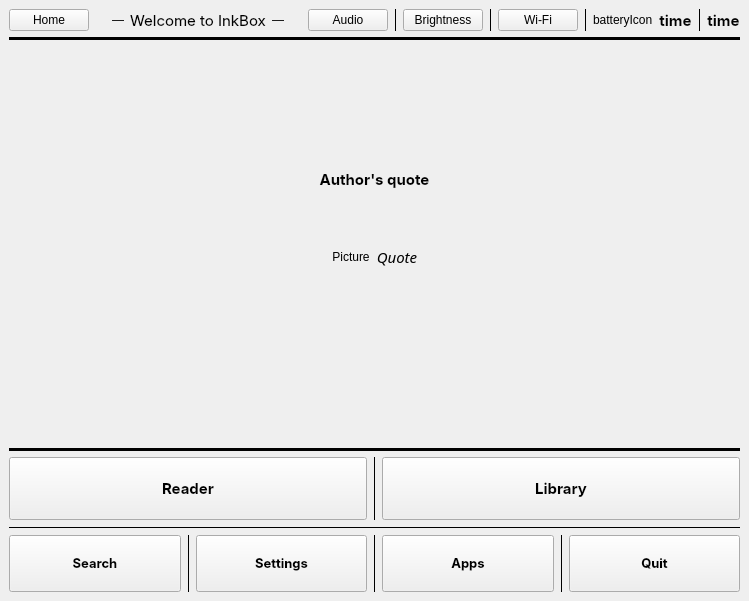
<?xml version="1.0" encoding="UTF-8"?>
<ui version="4.0">
 <class>MainWindow</class>
 <widget class="QMainWindow" name="MainWindow">
  <property name="geometry">
   <rect>
    <x>0</x>
    <y>0</y>
    <width>749</width>
    <height>601</height>
   </rect>
  </property>
  <property name="windowTitle">
   <string>MainWindow</string>
  </property>
  <widget class="QWidget" name="centralwidget">
   <layout class="QVBoxLayout" name="verticalLayout">
    <item>
     <layout class="QGridLayout" name="gridLayout_2">
      <item row="0" column="14">
       <widget class="Line" name="line_9">
        <property name="frameShadow">
         <enum>QFrame::Plain</enum>
        </property>
        <property name="orientation">
         <enum>Qt::Vertical</enum>
        </property>
       </widget>
      </item>
      <item row="0" column="4">
       <widget class="QLabel" name="labelLine_2">
        <property name="text">
         <string>―</string>
        </property>
       </widget>
      </item>
      <item row="0" column="15">
       <widget class="QLabel" name="batteryIcon">
        <property name="text">
         <string>batteryIcon</string>
        </property>
       </widget>
      </item>
      <item row="0" column="0">
       <widget class="QPushButton" name="homeBtn">
        <property name="text">
         <string>Home</string>
        </property>
       </widget>
      </item>
      <item row="0" column="1">
       <spacer name="horizontalSpacer">
        <property name="orientation">
         <enum>Qt::Horizontal</enum>
        </property>
        <property name="sizeHint" stdset="0">
         <size>
          <width>40</width>
          <height>20</height>
         </size>
        </property>
       </spacer>
      </item>
      <item row="0" column="9">
       <widget class="QPushButton" name="brightnessBtn">
        <property name="text">
         <string>Brightness</string>
        </property>
       </widget>
      </item>
      <item row="0" column="11">
       <widget class="Line" name="line_7">
        <property name="frameShadow">
         <enum>QFrame::Plain</enum>
        </property>
        <property name="orientation">
         <enum>Qt::Vertical</enum>
        </property>
       </widget>
      </item>
      <item row="0" column="7">
       <widget class="Line" name="audioLine">
        <property name="frameShadow">
         <enum>QFrame::Plain</enum>
        </property>
        <property name="orientation">
         <enum>Qt::Vertical</enum>
        </property>
       </widget>
      </item>
      <item row="0" column="5">
       <spacer name="horizontalSpacer_2">
        <property name="orientation">
         <enum>Qt::Horizontal</enum>
        </property>
        <property name="sizeHint" stdset="0">
         <size>
          <width>40</width>
          <height>20</height>
         </size>
        </property>
       </spacer>
      </item>
      <item row="0" column="18">
       <widget class="QLabel" name="timeLabel">
        <property name="font">
         <font>
          <family>Inter</family>
          <pointsize>11</pointsize>
          <italic>false</italic>
          <bold>true</bold>
         </font>
        </property>
        <property name="text">
         <string>time</string>
        </property>
        <property name="alignment">
         <set>Qt::AlignCenter</set>
        </property>
       </widget>
      </item>
      <item row="0" column="17">
       <widget class="Line" name="line_8">
        <property name="frameShadow">
         <enum>QFrame::Plain</enum>
        </property>
        <property name="orientation">
         <enum>Qt::Vertical</enum>
        </property>
       </widget>
      </item>
      <item row="0" column="2">
       <widget class="QLabel" name="labelLine_1">
        <property name="text">
         <string>―</string>
        </property>
       </widget>
      </item>
      <item row="0" column="16">
       <widget class="QLabel" name="batteryLabel">
        <property name="font">
         <font>
          <family>Inter</family>
          <pointsize>11</pointsize>
          <italic>false</italic>
          <bold>true</bold>
         </font>
        </property>
        <property name="text">
         <string>time</string>
        </property>
        <property name="alignment">
         <set>Qt::AlignCenter</set>
        </property>
       </widget>
      </item>
      <item row="0" column="13">
       <widget class="QPushButton" name="wifiBtn">
        <property name="text">
         <string>Wi-Fi</string>
        </property>
       </widget>
      </item>
      <item row="0" column="3">
       <widget class="QLabel" name="inkboxLabel">
        <property name="font">
         <font>
          <family>Inter</family>
          <pointsize>11</pointsize>
          <italic>false</italic>
          <bold>false</bold>
         </font>
        </property>
        <property name="text">
         <string>Welcome to InkBox</string>
        </property>
        <property name="alignment">
         <set>Qt::AlignCenter</set>
        </property>
       </widget>
      </item>
      <item row="0" column="6">
       <widget class="QPushButton" name="audioBtn">
        <property name="text">
         <string>Audio</string>
        </property>
       </widget>
      </item>
     </layout>
    </item>
    <item>
     <widget class="Line" name="line_6">
      <property name="frameShadow">
       <enum>QFrame::Plain</enum>
      </property>
      <property name="lineWidth">
       <number>4</number>
      </property>
      <property name="orientation">
       <enum>Qt::Horizontal</enum>
      </property>
     </widget>
    </item>
    <item>
     <widget class="QStackedWidget" name="stackedWidget">
      <property name="currentIndex">
       <number>0</number>
      </property>
      <widget class="QWidget" name="page">
       <layout class="QVBoxLayout" name="verticalLayout_2">
        <property name="leftMargin">
         <number>0</number>
        </property>
        <property name="topMargin">
         <number>0</number>
        </property>
        <property name="rightMargin">
         <number>0</number>
        </property>
        <property name="bottomMargin">
         <number>0</number>
        </property>
        <item>
         <layout class="QGridLayout" name="gridLayout_3">
          <item row="5" column="0">
           <widget class="QStackedWidget" name="homeStackedWidget">
            <property name="currentIndex">
             <number>0</number>
            </property>
            <widget class="QWidget" name="page_5">
             <layout class="QVBoxLayout" name="verticalLayout_6">
              <property name="leftMargin">
               <number>0</number>
              </property>
              <property name="topMargin">
               <number>0</number>
              </property>
              <property name="rightMargin">
               <number>0</number>
              </property>
              <property name="bottomMargin">
               <number>0</number>
              </property>
              <item>
               <layout class="QGridLayout" name="gridLayout_6">
                <item row="1" column="0">
                 <widget class="QLabel" name="quoteHeadingLabel">
                  <property name="font">
                   <font>
                    <family>Inter</family>
                    <pointsize>11</pointsize>
                    <italic>false</italic>
                    <bold>true</bold>
                   </font>
                  </property>
                  <property name="text">
                   <string>Author's quote</string>
                  </property>
                  <property name="alignment">
                   <set>Qt::AlignCenter</set>
                  </property>
                 </widget>
                </item>
                <item row="0" column="0">
                 <spacer name="verticalSpacer_4">
                  <property name="orientation">
                   <enum>Qt::Vertical</enum>
                  </property>
                  <property name="sizeHint" stdset="0">
                   <size>
                    <width>20</width>
                    <height>40</height>
                   </size>
                  </property>
                 </spacer>
                </item>
                <item row="2" column="0">
                 <layout class="QGridLayout" name="gridLayout_4">
                  <property name="bottomMargin">
                   <number>0</number>
                  </property>
                  <item row="1" column="0">
                   <spacer name="horizontalSpacer_3">
                    <property name="orientation">
                     <enum>Qt::Horizontal</enum>
                    </property>
                    <property name="sizeHint" stdset="0">
                     <size>
                      <width>40</width>
                      <height>20</height>
                     </size>
                    </property>
                   </spacer>
                  </item>
                  <item row="0" column="1">
                   <spacer name="verticalSpacer">
                    <property name="orientation">
                     <enum>Qt::Vertical</enum>
                    </property>
                    <property name="sizeHint" stdset="0">
                     <size>
                      <width>20</width>
                      <height>40</height>
                     </size>
                    </property>
                   </spacer>
                  </item>
                  <item row="2" column="1">
                   <spacer name="verticalSpacer_2">
                    <property name="orientation">
                     <enum>Qt::Vertical</enum>
                    </property>
                    <property name="sizeHint" stdset="0">
                     <size>
                      <width>20</width>
                      <height>40</height>
                     </size>
                    </property>
                   </spacer>
                  </item>
                  <item row="1" column="1">
                   <layout class="QGridLayout" name="gridLayout_7">
                    <item row="0" column="1">
                     <widget class="QLabel" name="quoteLabel">
                      <property name="font">
                       <font>
                        <family>Chivo</family>
                        <pointsize>11</pointsize>
                        <italic>true</italic>
                        <bold>false</bold>
                       </font>
                      </property>
                      <property name="text">
                       <string>Quote</string>
                      </property>
                      <property name="alignment">
                       <set>Qt::AlignCenter</set>
                      </property>
                      <property name="wordWrap">
                       <bool>true</bool>
                      </property>
                     </widget>
                    </item>
                    <item row="0" column="0">
                     <widget class="QLabel" name="quotePictureLabel">
                      <property name="text">
                       <string>Picture</string>
                      </property>
                      <property name="alignment">
                       <set>Qt::AlignCenter</set>
                      </property>
                     </widget>
                    </item>
                   </layout>
                  </item>
                  <item row="1" column="3">
                   <spacer name="horizontalSpacer_4">
                    <property name="orientation">
                     <enum>Qt::Horizontal</enum>
                    </property>
                    <property name="sizeHint" stdset="0">
                     <size>
                      <width>40</width>
                      <height>20</height>
                     </size>
                    </property>
                   </spacer>
                  </item>
                 </layout>
                </item>
                <item row="3" column="0">
                 <spacer name="verticalSpacer_3">
                  <property name="orientation">
                   <enum>Qt::Vertical</enum>
                  </property>
                  <property name="sizeHint" stdset="0">
                   <size>
                    <width>20</width>
                    <height>40</height>
                   </size>
                  </property>
                 </spacer>
                </item>
               </layout>
              </item>
             </layout>
            </widget>
            <widget class="QWidget" name="page_6">
             <layout class="QVBoxLayout" name="verticalLayout_7">
              <property name="leftMargin">
               <number>0</number>
              </property>
              <property name="topMargin">
               <number>0</number>
              </property>
              <property name="rightMargin">
               <number>0</number>
              </property>
              <property name="bottomMargin">
               <number>0</number>
              </property>
             </layout>
            </widget>
            <widget class="QWidget" name="page_7"/>
           </widget>
          </item>
         </layout>
        </item>
       </layout>
      </widget>
      <widget class="QWidget" name="page_2">
       <layout class="QVBoxLayout" name="verticalLayout_3">
        <property name="leftMargin">
         <number>0</number>
        </property>
        <property name="topMargin">
         <number>0</number>
        </property>
        <property name="rightMargin">
         <number>0</number>
        </property>
        <property name="bottomMargin">
         <number>0</number>
        </property>
       </layout>
      </widget>
      <widget class="QWidget" name="page_3">
       <layout class="QVBoxLayout" name="verticalLayout_5">
        <property name="leftMargin">
         <number>0</number>
        </property>
        <property name="topMargin">
         <number>0</number>
        </property>
        <property name="rightMargin">
         <number>0</number>
        </property>
        <property name="bottomMargin">
         <number>0</number>
        </property>
       </layout>
      </widget>
      <widget class="QWidget" name="page_4">
       <layout class="QVBoxLayout" name="verticalLayout_4">
        <property name="leftMargin">
         <number>0</number>
        </property>
        <property name="topMargin">
         <number>0</number>
        </property>
        <property name="rightMargin">
         <number>0</number>
        </property>
        <property name="bottomMargin">
         <number>0</number>
        </property>
       </layout>
      </widget>
     </widget>
    </item>
    <item>
     <widget class="Line" name="line_4">
      <property name="frameShadow">
       <enum>QFrame::Plain</enum>
      </property>
      <property name="lineWidth">
       <number>4</number>
      </property>
      <property name="orientation">
       <enum>Qt::Horizontal</enum>
      </property>
     </widget>
    </item>
    <item>
     <layout class="QGridLayout" name="gridLayout_5">
      <property name="bottomMargin">
       <number>0</number>
      </property>
      <item row="0" column="4">
       <widget class="QPushButton" name="libraryButton">
        <property name="font">
         <font>
          <family>Inter</family>
          <pointsize>11</pointsize>
          <italic>false</italic>
          <bold>true</bold>
         </font>
        </property>
        <property name="text">
         <string>
Library
</string>
        </property>
       </widget>
      </item>
      <item row="0" column="2">
       <widget class="QPushButton" name="pushButton">
        <property name="font">
         <font>
          <family>Inter</family>
          <pointsize>11</pointsize>
          <italic>false</italic>
          <bold>true</bold>
         </font>
        </property>
        <property name="text">
         <string>
Reader
</string>
        </property>
       </widget>
      </item>
      <item row="0" column="3">
       <widget class="Line" name="line_10">
        <property name="frameShadow">
         <enum>QFrame::Plain</enum>
        </property>
        <property name="orientation">
         <enum>Qt::Vertical</enum>
        </property>
       </widget>
      </item>
     </layout>
    </item>
    <item>
     <widget class="Line" name="line_5">
      <property name="frameShadow">
       <enum>QFrame::Plain</enum>
      </property>
      <property name="orientation">
       <enum>Qt::Horizontal</enum>
      </property>
     </widget>
    </item>
    <item>
     <layout class="QHBoxLayout" name="horizontalLayout_3">
      <property name="bottomMargin">
       <number>0</number>
      </property>
      <item>
       <widget class="QPushButton" name="searchBtn">
        <property name="sizePolicy">
         <sizepolicy hsizetype="Minimum" vsizetype="Fixed">
          <horstretch>0</horstretch>
          <verstretch>0</verstretch>
         </sizepolicy>
        </property>
        <property name="font">
         <font>
          <family>Inter</family>
          <pointsize>10</pointsize>
          <italic>false</italic>
          <bold>true</bold>
         </font>
        </property>
        <property name="text">
         <string>
Search
</string>
        </property>
       </widget>
      </item>
      <item>
       <widget class="Line" name="line">
        <property name="frameShadow">
         <enum>QFrame::Plain</enum>
        </property>
        <property name="orientation">
         <enum>Qt::Vertical</enum>
        </property>
       </widget>
      </item>
      <item>
       <widget class="QPushButton" name="settingsBtn">
        <property name="minimumSize">
         <size>
          <width>0</width>
          <height>0</height>
         </size>
        </property>
        <property name="font">
         <font>
          <family>Inter</family>
          <pointsize>10</pointsize>
          <italic>false</italic>
          <bold>true</bold>
         </font>
        </property>
        <property name="text">
         <string>
Settings
</string>
        </property>
       </widget>
      </item>
      <item>
       <widget class="Line" name="line_3">
        <property name="frameShadow">
         <enum>QFrame::Plain</enum>
        </property>
        <property name="orientation">
         <enum>Qt::Vertical</enum>
        </property>
       </widget>
      </item>
      <item>
       <widget class="QPushButton" name="appsBtn">
        <property name="minimumSize">
         <size>
          <width>0</width>
          <height>0</height>
         </size>
        </property>
        <property name="font">
         <font>
          <family>Inter</family>
          <pointsize>10</pointsize>
          <italic>false</italic>
          <bold>true</bold>
         </font>
        </property>
        <property name="text">
         <string>
Apps
</string>
        </property>
       </widget>
      </item>
      <item>
       <widget class="Line" name="line_2">
        <property name="frameShadow">
         <enum>QFrame::Plain</enum>
        </property>
        <property name="orientation">
         <enum>Qt::Vertical</enum>
        </property>
       </widget>
      </item>
      <item>
       <widget class="QPushButton" name="quitBtn">
        <property name="sizePolicy">
         <sizepolicy hsizetype="Minimum" vsizetype="Fixed">
          <horstretch>0</horstretch>
          <verstretch>0</verstretch>
         </sizepolicy>
        </property>
        <property name="minimumSize">
         <size>
          <width>0</width>
          <height>0</height>
         </size>
        </property>
        <property name="font">
         <font>
          <family>Inter</family>
          <pointsize>10</pointsize>
          <italic>false</italic>
          <bold>true</bold>
         </font>
        </property>
        <property name="text">
         <string>
Quit
</string>
        </property>
       </widget>
      </item>
     </layout>
    </item>
   </layout>
  </widget>
 </widget>
 <resources/>
 <connections/>
</ui>
